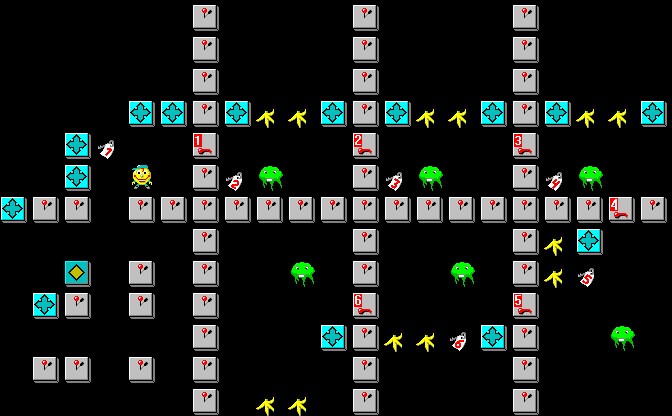

A level layout from a 2D game, rendered from its tile map. Below: a short description, then the map file with its tile-grid data intact:
An orthogonal 21x13 tile map with 32x32 px tiles, 1 tile layer (Tile Layer 1).

<map version="1.9" tiledversion="1.9.1" orientation="orthogonal" renderorder="right-down" width="21" height="13" tilewidth="32" tileheight="32" infinite="0" nextlayerid="2" nextobjectid="1">
 <tileset firstgid="1" source="banania.tsx" />
 <layer id="1" name="Tile Layer 1" width="21" height="13">
  <data encoding="csv">
0, 0, 0, 0, 0, 0, 3, 0, 0, 0, 0, 3, 0, 0, 0, 0, 3, 0, 0, 0, 0
, 0, 0, 0, 0, 0, 0, 3, 0, 0, 0, 0, 3, 0, 0, 0, 0, 3, 0, 0, 0, 0
, 0, 0, 0, 0, 0, 0, 3, 0, 0, 0, 0, 3, 0, 0, 0, 0, 3, 0, 0, 0, 0
, 0, 0, 0, 0, 5, 5, 3, 5, 4, 4, 5, 3, 5, 4, 4, 5, 3, 5, 4, 4, 5
, 0, 0, 5, 13, 0, 0, 19, 0, 0, 0, 0, 20, 0, 0, 0, 0, 21, 0, 0, 0, 0
, 0, 0, 5, 0, 1, 0, 3, 14, 10, 0, 0, 3, 15, 10, 0, 0, 3, 16, 10, 0, 0
, 5, 3, 3, 0, 3, 3, 3, 3, 3, 3, 3, 3, 3, 3, 3, 3, 3, 3, 3, 22, 3
, 0, 0, 0, 0, 0, 0, 3, 0, 0, 0, 0, 3, 0, 0, 0, 0, 3, 4, 5, 0, 0
, 0, 0, 6, 0, 3, 0, 3, 0, 0, 10, 0, 3, 0, 0, 10, 0, 3, 4, 17, 0, 0
, 0, 5, 3, 0, 3, 0, 3, 0, 0, 0, 0, 24, 0, 0, 0, 0, 23, 0, 0, 0, 0
, 0, 0, 0, 0, 0, 0, 3, 0, 0, 0, 5, 3, 4, 4, 18, 5, 3, 0, 0, 10, 0
, 0, 3, 3, 0, 3, 0, 3, 0, 0, 0, 0, 3, 0, 0, 0, 0, 3, 0, 0, 0, 0
, 0, 0, 0, 0, 0, 0, 3, 0, 4, 4, 0, 3, 0, 0, 0, 0, 3, 0, 0, 0, 0
</data>
 </layer>
</map>
